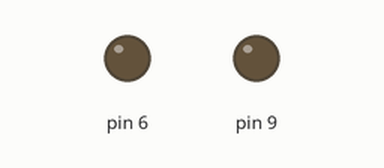
A sketch run on a simulated Arduino Uno, built with avr-gcc and run on an emulated ATmega328P. Parts: output pins drawn as LEDs (lit = HIGH).

Above: at 0.05 s.
Timing chart, 0 to 5.8 s (numbered marks = the images above):
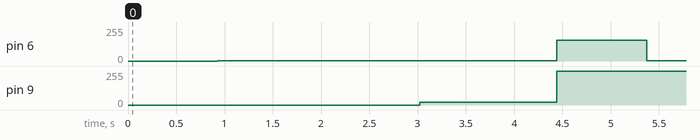

Measured:
- by itself, pin 6: alternates 155/255 for 0.93 s and 1/255 for 3.5 s
- by itself, pin 9: repeats every 4.4 s: 255/255 1.5 s, 0/255 1.5 s, 20/255 1.4 s

The sketch:

latir.ino
```cpp
void setup() {
  // put your setup code here, to run once:

}
int t1 = 6;
int t2 = 3;
int low = 0;
int med = 20;
int hi  = 255;

void loop() {
  int fadeValue1;
  // put your main code here, to run repeatedly:
  // fade out from max to min in increments of 5 points:
  for (int fadeValue = hi ; fadeValue >= low; fadeValue--)
  {
    analogWrite(9, fadeValue);
    fadeValue1 = fadeValue - 100;
    if (fadeValue1 < 1 ) {
      fadeValue1 = 1;
    }
    analogWrite(6, fadeValue1);

    delay(t1);
  }
  for (int fadeValue = low; fadeValue <= hi; fadeValue++)
  {
    analogWrite(9, fadeValue);
    fadeValue1 = fadeValue - 100;
    if (fadeValue1 < 1 ) {
      fadeValue1 = 1;
    }
    analogWrite(6, fadeValue1);
    delay(t2);
  }
  for (int fadeValue = hi ; fadeValue >= med; fadeValue--)
  {
    analogWrite(9, fadeValue);
    fadeValue1=fadeValue-25;
       if (fadeValue1 < 1 ){
       fadeValue1=1;
       }
       analogWrite(6, fadeValue1);
    delay(t2);
  }

  for (int fadeValue = med ; fadeValue <= hi; fadeValue++)
  {
    analogWrite(9, fadeValue);
    fadeValue1=fadeValue-100;
       if (fadeValue1 < 1 ){
       fadeValue1=1;
       }
       analogWrite(6, fadeValue1);
    delay(t1);
  }

}
```
